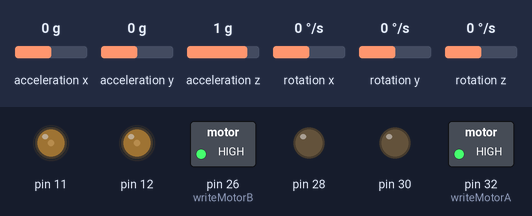
The sketch below on a simulated Arduino Mega 2560, built with avr-gcc and run on an emulated ATmega2560. On the bench: switched loads named in the sketch (green lamp = pin HIGH), output pins drawn as LEDs (lit = HIGH). Wiring (inferred from the names in the program): MPU-6050 motion sensor at I2C address 0x68. Inputs (shaded band) come from the test bench; at power-on: rotation x 0 °/s, acceleration z 1 g, acceleration x 0 g, acceleration y 0 g, rotation y 0 °/s, rotation z 0 °/s. What the sketch prints to the serial monitor is not drawn.

Above: at 1.2 s.
1.3 s: rotation x set to -192 °/s
At 2.4 s:
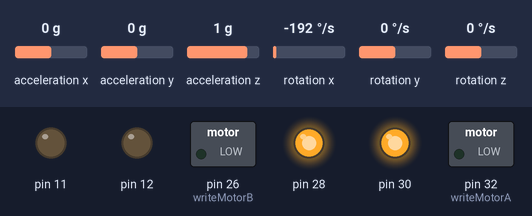
2.8 s: rotation x set to 0 °/s
At 4.8 s:
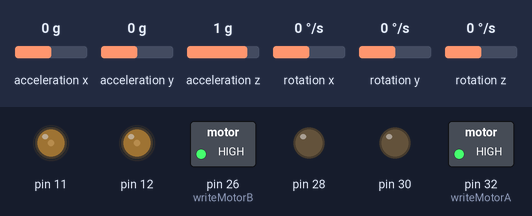
5.8 s: rotation x set to 8 °/s
At 8.0 s:
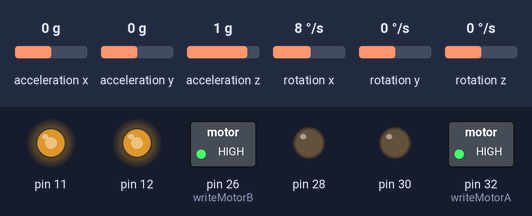
8.8 s: acceleration z set to -0.1 g
At 9.03 s:
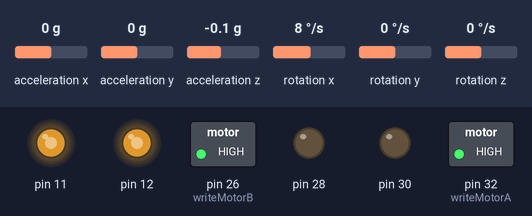
11.8 s: rotation x set to 100 °/s
At 12.5 s:
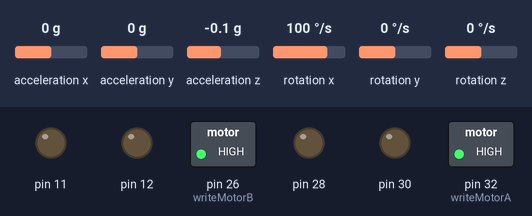
13.3 s: rotation x set to 4 °/s
Timing chart, 0 to 16.5 s (numbered marks = the images above; inputs shaded):
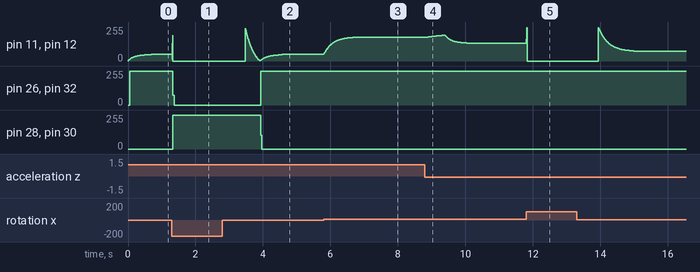

The sketch:

InvertedPendulumCoDe.ino
```cpp
//ARDUINO MEGA RUNS AT 16 MHZ

#include<Wire.h>
#include<math.h>

#define MEAN_Y -16542
#define MEAN_Z -1008
#define MEAN_VANG_X -316
#define alphaY 0.03
#define alphaZ 0.03
#define alpha_Angle 0.03
#define alpha_angvel_X 0.02

#define AngleRef -0.02
#define angVelRef 0.0

#define Kp 80
#define Kd 0.5

#define Maximum 16383*(Kp+Kd)

int16_t AcX,AcY,AcZ,Tmp,GyX,GyY,GyZ;
int16_t F_CompY,F_CompZ,F_AngVel_X;
int16_t CompY,CompZ,AngVel_X;
int16_t F_CompY_1,F_CompZ_1,F_AngVel_X_1;

double ang;
double ang_1;

double Angle;
int16_t VelAngle;

const int MPU_addr=0x68;// I2C address of the MPU-6050

int stringValue[11] = {0, 102, 204, 306, 409, 511, 613, 716, 818, 920, 1023};

char counter = 1;
int ci = 0;
bool sense = false;

int man_Signal;

double Sign(double Value)
{
  double Signo;
  if(Value == 0.0)
  {
    Signo = 0.0;
  }
  if(Value > 0.0)
  {
    Signo = 1.0;
  }else
  {
    Signo = -1.0;
  }
  return Signo;
}

void setup()
{
  // put your setup code here, to run once:
  noInterrupts();
/*
  TCCR0A = 0b00000010;//CTC MODE
  TCCR0B = 0b00000100;//256 div factor
  OCR0A = 155;//Value to achieve 200 Hz
  //TCCR0B = 0b00000101;//256 div factor
  //OCR0A = 77;//Value to achieve 100 Hz
  TIMSK0 = 0b00000010;
*/
  Serial.begin(38400);
  interrupts();

  Wire.begin();
  Wire.beginTransmission(MPU_addr);
  Wire.write(0x6B);  // PWR_MGMT_1 register
  Wire.write(0);     // set to zero (wakes up the MPU-6050)
  Wire.endTransmission();

  DDRB |= 0b01100000;
  DDRC |= 0b10100000;
  DDRA |= 0b01010000;

  PORTL = 0;
  PORTC = 0;

  TCCR1A |= 0b11110011;
  TCCR1B |= 0b00000011;
  //ICR1 = 65535;
  ICR1 = 1023;

  F_CompY_1 = 0;
  F_CompZ_1 = 0;
  F_AngVel_X_1 = 0;
  ang_1 = 0;

  man_Signal = 0;


/*
  Serial.print("M_PI_2 ");
  Serial.println(M_PI_2,4);
  Serial.println("\nangle = ");
  for(unsigned char ii = 0;ii<10;ii++)
  {
      //ang = Sign(zp[ii])*fabs(M_PI_2  - fabs(atan2(zp[ii],yp[ii])));
      ang = M_PI_2  - fabs(atan2(zp[ii],yp[ii]));
      Serial.print(ang,4);
      Serial.print(", ");
  }
*/
}

void readAccelerometerMine()
{
    Wire.beginTransmission(MPU_addr);
    Wire.write(0x3B);  // starting with register 0x3B (ACCEL_XOUT_H)
    Wire.endTransmission();
    Wire.requestFrom(MPU_addr,14,true);  // request a total of 14 registers

    AcX=Wire.read()<<8|Wire.read();  // 0x3B (ACCEL_XOUT_H) & 0x3C (ACCEL_XOUT_L)
    AcY=Wire.read()<<8|Wire.read();  // 0x3D (ACCEL_YOUT_H) & 0x3E (ACCEL_YOUT_L)
    AcZ=Wire.read()<<8|Wire.read();  // 0x3F (ACCEL_ZOUT_H) & 0x40 (ACCEL_ZOUT_L)
    Tmp=Wire.read()<<8|Wire.read();  // 0x41 (TEMP_OUT_H) & 0x42 (TEMP_OUT_L)
    GyX=Wire.read()<<8|Wire.read();  // 0x43 (GYRO_XOUT_H) & 0x44 (GYRO_XOUT_L)
    GyY=Wire.read()<<8|Wire.read();  // 0x45 (GYRO_YOUT_H) & 0x46 (GYRO_YOUT_L)
    GyZ=Wire.read()<<8|Wire.read();  // 0x47 (GYRO_ZOUT_H) & 0x48 (GYRO_ZOUT_L)
}

void prepareReadings()
{
    CompY = AcY - MEAN_Y;
    CompZ = AcZ - MEAN_Z;
    AngVel_X = GyX - MEAN_VANG_X;

    F_CompY = (alphaY*CompY) +((1-alphaY)*F_CompY_1);
    F_CompZ = (alphaZ*CompZ) +((1-alphaZ)*F_CompZ_1);
    F_AngVel_X = (alpha_angvel_X*AngVel_X) +((1-alpha_angvel_X)*F_AngVel_X_1);

    if(CompZ == 0)
    {
      ang = 0.0;
    }else
    {
      ang = Sign(F_CompZ)*fabs(M_PI_2  - fabs(atan2(F_CompZ,F_CompY)));
    }

    Angle = ang*alpha_Angle + (1-alpha_Angle)*ang_1;
    VelAngle = F_AngVel_X;

    F_CompY_1 = F_CompY;
    F_CompZ_1 = F_CompZ;
    F_AngVel_X_1 = F_AngVel_X;
    ang_1 = Angle;
}

void writeMotorA(int value)
{
  PORTC &= ~((1<<5)|(1<<7));
  if(value == 0)
  {
    PORTC = 0;
  }

  if(value > 0)
  {
    //PORTC |= (1<<7);
    //PORTC &= ~(1<<5);
    PORTC = 0b10000000;
  }else
  {
    //PORTC &= ~(1<<7);
    //PORTC |= (1<<5);
    PORTC = 0b00100000;
  }
  OCR1A = 1023 - fabs(value);
}

void writeMotorB(int value)
{
  PORTA &= ~((1<<4)|(1<<6));
  if(value == 0)
  {
    PORTA = 0;
  }

  if(value >= 0)
  {
    //PORTA |= (1<<7);
    //PORTA &= ~(1<<5);
    PORTA = 0b01000000;
  }else
  {
    //PORTA |= (1<<5);
    //PORTA &= ~(1<<7);
    PORTA = 0b00010000;
  }
  OCR1B = 1023 - fabs(value);
}

int calculatecorrectionSignal()
{
  //(Kp+Kd)
  //#define AngleRef 0.0
  //#define angVelRef 0.0
  //return Kp*(AngleRef - Angle);
  //return Kd*(angVelRef - VelAngle);
  return (Kp*(AngleRef - Angle)) + (Kd*(angVelRef - VelAngle));
}

void printMatlabFormat()
{
    /*
    Serial.print(AcY);
    Serial.print(", ");
    Serial.print(AcZ);
    Serial.print(", ");
    Serial.print(GyX);
    Serial.println(";");
    */
    Serial.print(Angle,4);
    Serial.print(", ");
    Serial.print(VelAngle);
    Serial.print(", ");
    Serial.print(man_Signal);
    Serial.println(";");
}

void loop()
{
  // put your main code here, to run repeatedly:

    readAccelerometerMine();
    prepareReadings();
    man_Signal = calculatecorrectionSignal();

    writeMotorA(man_Signal);
    writeMotorB(man_Signal);


    printMatlabFormat();

    delay(1);
    /*
    if(counter == 20)
    {
      writeMotorA(-stringValue[ci]);
      writeMotorB(stringValue[ci]);
      counter = 1;

      Serial.print("ci = ");
      Serial.println(ci);

      if(sense == false)
      {
        ci = ci + 1;
      }else
      {
        ci = ci - 1;
      }

      if((ci == 11) && (sense == false))
      {
        ci = 9;
        sense = true;
      }

      if((ci == -1) && (sense == true))
      {
        ci = 1;
        sense = false;
      }

    }else
    {
      counter = counter + 1;
    }
  */

}

/*
ISR(TIMER0_COMPA_vect)
{

}
*/
```

Measured:
- after the input at 1.3 s, pin 11, pin 12: 49/255 → 0/255 at once; pin 26 (writeMotorB), pin 32 (writeMotorA): 255/255 → 0/255 at once; pin 28, pin 30: 0/255 → 255/255 at once
- after the input at 2.8 s, pin 26 (writeMotorB), pin 32 (writeMotorA): 0/255 → 255/255 after 1.1 s; pin 28, pin 30: 255/255 → 0/255 after 1.1 s
- after the input at 5.8 s, pin 11, pin 12: moves from 49/255 to 179/255 over 0.94 s, starting at once
- after the input at 8.8 s, pin 11, pin 12: rises from 179/255 to 193/255 in 0.51 s, then falls to 134/255 in 0.82 s
- after the input at 11.8 s, pin 11, pin 12: 134/255 → 0/255 at once
